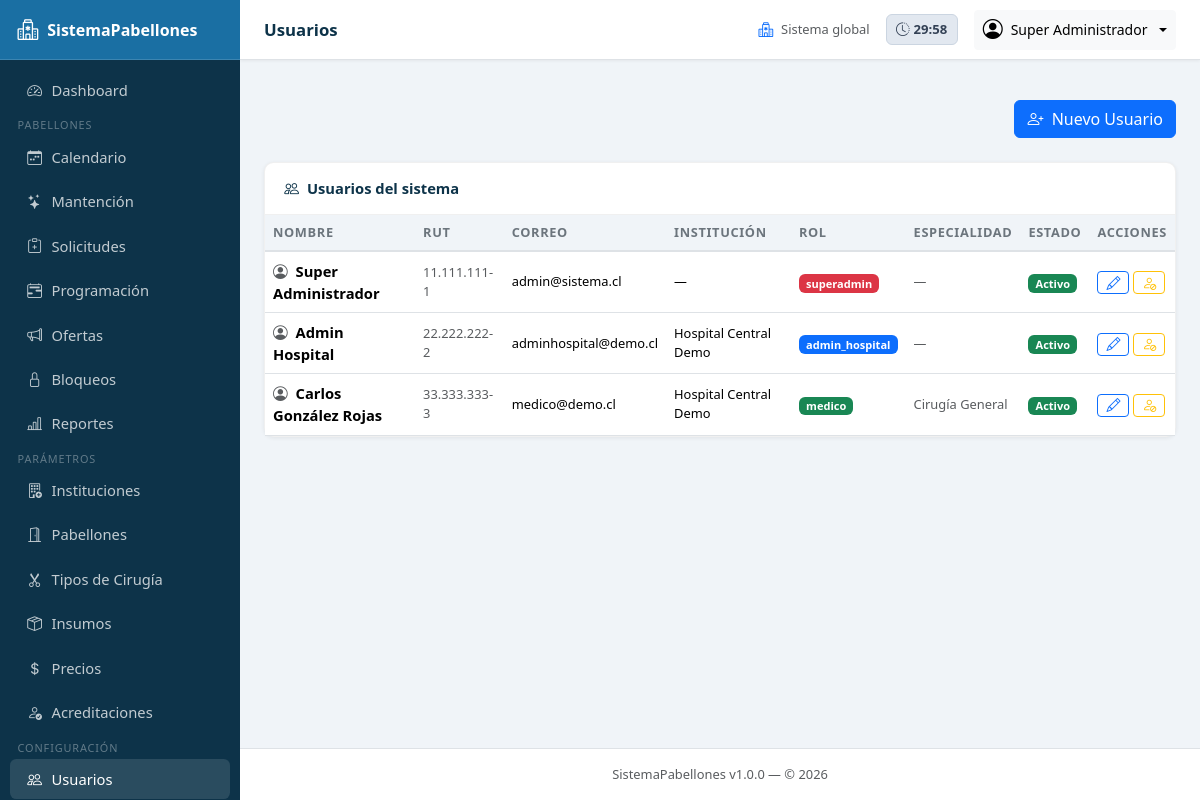
Screenshot of /modules/mantenedores/usuarios.php (signed in) with the database file from the repository.
### tables this page shows
CREATE TABLE `usuarios` (
  `id`               INT UNSIGNED NOT NULL AUTO_INCREMENT,
  `id_institucion`   INT UNSIGNED DEFAULT NULL COMMENT 'NULL solo para superadmin',
  `id_rol`           TINYINT UNSIGNED NOT NULL,
  `rut`              VARCHAR(12) NOT NULL,
  `nombres`          VARCHAR(100) NOT NULL,
  `apellidos`        VARCHAR(100) NOT NULL,
  `email`            VARCHAR(120) NOT NULL,
  `password_hash`    VARCHAR(255) NOT NULL,
  `especialidad`     VARCHAR(120) DEFAULT NULL COMMENT 'Solo para médicos',
  `telefono`         VARCHAR(20) DEFAULT NULL,
  `activo`           TINYINT(1) NOT NULL DEFAULT 1,
  `token_recupera`   VARCHAR(100) DEFAULT NULL,
  `token_expira`     DATETIME DEFAULT NULL,
  `ultimo_acceso`    DATETIME DEFAULT NULL,
  `created_at`       TIMESTAMP NOT NULL DEFAULT CURRENT_TIMESTAMP,
  `updated_at`       TIMESTAMP NOT NULL DEFAULT CURRENT_TIMESTAMP ON UPDATE CURRENT_TIMESTAMP,
  PRIMARY KEY (`id`),
  UNIQUE KEY `uq_usuario_rut` (`rut`),
  UNIQUE KEY `uq_usuario_email` (`email`),
  KEY `fk_usuario_institucion` (`id_institucion`),
  KEY `fk_usuario_rol` (`id_rol`),
  CONSTRAINT `fk_usuario_institucion` FOREIGN KEY (`id_institucion`) REFERENCES `instituciones` (`id`) ON UPDATE CASCADE,
  CONSTRAINT `fk_usuario_rol`         FOREIGN KEY (`id_rol`)         REFERENCES `roles` (`id`)
);

CREATE TABLE `roles` (
  `id`          TINYINT UNSIGNED NOT NULL AUTO_INCREMENT,
  `nombre`      VARCHAR(60) NOT NULL,
  `descripcion` VARCHAR(200) DEFAULT NULL,
  PRIMARY KEY (`id`),
  UNIQUE KEY `uq_rol_nombre` (`nombre`)
);

CREATE TABLE `instituciones` (
  `id`           INT UNSIGNED NOT NULL AUTO_INCREMENT,
  `nombre`       VARCHAR(150) NOT NULL,
  `tipo`         ENUM('hospital','clinica') NOT NULL DEFAULT 'hospital',
  `rut`          VARCHAR(20) NOT NULL,
  `direccion`    VARCHAR(200) DEFAULT NULL,
  `ciudad`       VARCHAR(100) DEFAULT NULL,
  `region`       VARCHAR(100) DEFAULT NULL,
  `telefono`     VARCHAR(20) DEFAULT NULL,
  `email`        VARCHAR(120) DEFAULT NULL,
  `logo`         VARCHAR(255) DEFAULT NULL,
  `activo`       TINYINT(1) NOT NULL DEFAULT 1,
  `created_at`   TIMESTAMP NOT NULL DEFAULT CURRENT_TIMESTAMP,
  `updated_at`   TIMESTAMP NOT NULL DEFAULT CURRENT_TIMESTAMP ON UPDATE CURRENT_TIMESTAMP,
  PRIMARY KEY (`id`),
  UNIQUE KEY `uq_institucion_rut` (`rut`)
);

### includes/helpers.php (called while the page is built, shortened)
<?php
function usuario_logueado(): bool
{
    return isset($_SESSION['usuario_id']) && !empty($_SESSION['usuario_id']);
}
function usuario_actual(): ?array
{
    return $_SESSION['usuario'] ?? null;
}
function usuario_rol(): int
{
    return (int)($_SESSION['usuario']['id_rol'] ?? 0);
}
function es_superadmin(): bool   { return usuario_rol() === ROL_SUPERADMIN; }
function es_admin(): bool        { return usuario_rol() === ROL_ADMIN_HOSPITAL; }
function es_medico(): bool       { return usuario_rol() === ROL_MEDICO; }
function es_mantencion(): bool
{
    return usuario_rol() === ROL_MANTENCION;
}
function sanitizar(string $valor): string
{
    return htmlspecialchars(trim($valor), ENT_QUOTES, 'UTF-8');
}

### config/database.php (called while the page is built, shortened)
<?php
class Database
{
    private static ?PDO $instance = null;
    public static function getInstance(): PDO
    {
        if (self::$instance === null) {
            $dsn = sprintf(
                'mysql:host=%s;port=%d;dbname=%s;charset=%s',
                DB_HOST, DB_PORT, DB_NAME, DB_CHARSET
            );
            $options = [
                PDO::ATTR_ERRMODE            => PDO::ERRMODE_EXCEPTION,
                PDO::ATTR_DEFAULT_FETCH_MODE => PDO::FETCH_ASSOC,
                PDO::ATTR_EMULATE_PREPARES   => false,
            ];
            try {
                self::$instance = new PDO($dsn, DB_USER, DB_PASS, $options);
            } catch (PDOException $e) {
                if (AMBIENTE === 'desarrollo') {
                    die('Error de conexión BD: ' . $e->getMessage());
                }
                die('Error de conexión. Contacte al administrador.');
            }
        }
        return self::$instance;
    }
    public static function query(string $sql, array $params = []): PDOStatement
    {
        $stmt = self::getInstance()->prepare($sql);
        $stmt->execute($params);
        return $stmt;
    }
    public static function fetchAll(string $sql, array $params = []): array
    {
        return self::query($sql, $params)->fetchAll();
    }
}

### modules/mantenedores/usuarios.php (the view, shortened to what this page needs)
<?php
require_once __DIR__ . '/../../includes/layout.php';
$id_inst   = usuario_institucion();
$es_super  = es_superadmin();
$where = $es_super ? '' : 'WHERE u.id_institucion = ' . (int)$id_inst;
$lista = Database::fetchAll(
    "SELECT u.*, r.nombre AS rol_nombre, i.nombre AS inst_nombre
     FROM usuarios u
     JOIN roles r ON r.id = u.id_rol
     LEFT JOIN instituciones i ON i.id = u.id_institucion
     $where
     ORDER BY r.id, u.apellidos"
);
layout_header('Usuarios');
?>
<div class="d-flex justify-content-between align-items-center mb-4">
    <button class="btn btn-primary" onclick="abrirModal()">
        <i class="bi bi-person-plus me-1"></i> Nuevo Usuario
    </button>
</div>
<div class="pab-card">
    <div class="card-header"><i class="bi bi-people"></i> Usuarios del sistema</div>
    <div class="table-responsive">
        <table class="table table-pab table-hover align-middle mb-0">
            <thead><tr>
                <th>Nombre</th><th>RUT</th><th>Correo</th>
                <?php if ($es_super): ?><th>Institución</th><?php endif; ?>
                <th>Rol</th><th>Especialidad</th><th>Estado</th><th>Acciones</th>
            </tr></thead>
            <tbody>
            <?php foreach ($lista as $r): ?>
            <tr>
                <td class="fw-semibold">
                    <i class="bi bi-person-circle text-muted me-1"></i>
                    <?= sanitizar($r['nombres'].' '.$r['apellidos']) ?>
                </td>
                <td class="text-muted small"><?= sanitizar($r['rut']) ?></td>
                <td class="small"><?= sanitizar($r['email']) ?></td>
                <?php if ($es_super): ?>
                <td class="small"><?= sanitizar($r['inst_nombre'] ?? '—') ?></td>
                <?php endif; ?>
                <td>
                    <?php
                    $badge = match($r['id_rol']) {
                        1 => 'danger', 2 => 'primary', 3 => 'success', default => 'secondary'
                    };
                    ?>
                    <span class="badge bg-<?= $badge ?>"><?= sanitizar($r['rol_nombre']) ?></span>
                </td>
                <td class="small text-muted"><?= sanitizar($r['especialidad'] ?? '—') ?></td>
                <td>
                    <span class="badge bg-<?= $r['activo'] ? 'success' : 'secondary' ?>">
                        <?= $r['activo'] ? 'Activo' : 'Inactivo' ?>
                    </span>
                </td>
                <td>
                    <button title="Editar" class="btn btn-sm btn-outline-primary py-0"
                            onclick="abrirModal(<?= htmlspecialchars(json_encode($r),ENT_QUOTES) ?>)">
                        <i class="bi bi-pencil"></i>
                    </button>
                    <form method="POST" class="d-inline">
                        <button type="submit" title="<?= $r['activo'] ? 'Desactivar' : 'Activar' ?>" class="btn btn-sm btn-outline-<?= $r['activo']?'warning':'success' ?> py-0"
                                onclick="return confirm('¿Cambiar estado del usuario?')">
                            <i class="bi bi-<?= $r['activo']?'person-slash':'person-check' ?>"></i>
                        </button>
                    </form>
                </td>
            </tr>
            <?php endforeach; ?>
            </tbody>
        </table>
    </div>
</div>
<?php layout_footer(); ?>

### includes/layout.php (shortened to what this page needs)
<?php
function layout_header(string $titulo_pagina, string $icon = 'bi-house'): void
{
    $usuario  = usuario_actual();
    $nombre   = $usuario ? sanitizar($usuario['nombres'] . ' ' . $usuario['apellidos']) : '';
    $inst_logo     = '';
    $inst_nombre   = $usuario['institucion_nombre'] ?? 'Sistema global';
    ?>
<!DOCTYPE html>
<html lang="es">
<head>
    <link rel="stylesheet" href="https://cdn.jsdelivr.net/npm/bootstrap@5.3.3/dist/css/bootstrap.min.css">
    <link rel="stylesheet" href="https://cdn.jsdelivr.net/npm/bootstrap-icons@1.11.3/font/bootstrap-icons.min.css">
    <link rel="stylesheet" href="https://cdn.jsdelivr.net/npm/fullcalendar@6.1.11/index.global.min.css">
    <link rel="stylesheet" href="<?= APP_URL ?>/assets/css/app.css">
</head>
<body>
<nav id="sidebar">
    <div class="brand" style="<?= $inst_logo ? 'padding:8px 12px;background:#fff;justify-content:center' : '' ?>">
        <?php if ($inst_logo): ?>
            <img src="<?= $inst_logo ?>" alt="<?= sanitizar($inst_nombre) ?>"
                 style="max-height:44px;max-width:180px;object-fit:contain"
                 title="<?= sanitizar($inst_nombre) ?>">
        <?php else: ?>
            <i class="bi bi-hospital"></i>
            <span><?= sanitizar($inst_nombre !== 'Sistema global' ? $inst_nombre : APP_NAME) ?></span>
        <?php endif; ?>
    </div>
    <ul class="nav flex-column mt-2">
        <li class="nav-item">
            <a href="<?= APP_URL ?>/dashboard.php"
               class="nav-link <?= basename($_SERVER['PHP_SELF']) === 'dashboard.php' ? 'active' : '' ?>">
                <i class="bi bi-speedometer2"></i> Dashboard
            </a>
        </li>
        <?php
        function nav_activo(string $fragmento): string {
            return strpos($_SERVER['PHP_SELF'], $fragmento) !== false ? 'active' : '';
        }
        $base = APP_URL;
        ?>
        <li><span class="nav-section">Pabellones</span></li>
        <li class="nav-item">
            <a href="<?= $base ?>/modules/calendario/index.php"
               class="nav-link <?= nav_activo('calendario') ?>">
                <i class="bi bi-calendar-week"></i> Calendario
            </a>
        </li>
        <?php if (es_mantencion() || es_admin() || es_superadmin()): ?>
        <li class="nav-item">
            <a href="<?= $base ?>/modules/mantencion/index.php"
               class="nav-link <?= nav_activo('mantencion') ?>">
                <i class="bi bi-stars"></i> Mantención
            </a>
        </li>
        <?php endif; ?>
        <li class="nav-item">
            <a href="<?= $base ?>/modules/solicitudes/index.php"
               class="nav-link <?= nav_activo('solicitudes') ?>">
                <i class="bi bi-clipboard-plus"></i>
                <?= es_medico() ? 'Mis Solicitudes' : 'Solicitudes' ?>
            </a>
        </li>
        <?php if (es_admin() || es_superadmin()): ?>
        <li class="nav-item">
            <a href="<?= $base ?>/modules/programacion/index.php"
               class="nav-link <?= nav_activo('programacion') ?>">
                <i class="bi bi-calendar2-range"></i> Programación
            </a>
        </li>
        <li class="nav-item">
            <a href="<?= $base ?>/modules/ofertas/index.php"
               class="nav-link <?= nav_activo('ofertas') ?>">
                <i class="bi bi-megaphone"></i> Ofertas
            </a>
        </li>
        <li class="nav-item">
            <a href="<?= $base ?>/modules/solicitudes/bloqueos.php"
               class="nav-link <?= nav_activo('bloqueos') ?>">
                <i class="bi bi-lock"></i> Bloqueos
            </a>
        </li>
        <li class="nav-item">
            <a href="<?= $base ?>/modules/reportes/index.php"
               class="nav-link <?= nav_activo('reportes') ?>">
                <i class="bi bi-bar-chart-line"></i> Reportes
            </a>
        </li>
        <?php endif; ?>
        <?php if (es_superadmin() || es_admin()): ?>
        <li><span class="nav-section">Parámetros</span></li>
        <?php if (es_superadmin()): ?>
        <li class="nav-item">
            <a href="<?= $base ?>/modules/mantenedores/instituciones.php"
               class="nav-link <?= nav_activo('instituciones') ?>">
                <i class="bi bi-building-add"></i> Instituciones
            </a>
        </li>
        <?php endif; ?>
        <li class="nav-item">
            <a href="<?= $base ?>/modules/mantenedores/pabellones.php"
               class="nav-link <?= nav_activo('/pabellones.php') ?>
                      <?= (es_admin() && !$n_pab) ? 'text-warning' : '' ?>">
                <i class="bi bi-door-open"></i> Pabellones
            </a>
        </li>
        <li class="nav-item">
            <a href="<?= $base ?>/modules/mantenedores/tipos_cirugia.php"
               class="nav-link <?= nav_activo('tipos_cirugia') ?>
                      <?= (es_admin() && !$n_tc) ? 'text-warning' : '' ?>">
                <i class="bi bi-scissors"></i> Tipos de Cirugía
            </a>
        </li>
        <li class="nav-item">
            <a href="<?= $base ?>/modules/mantenedores/insumos.php"
               class="nav-link <?= nav_activo('insumos') ?>
                      <?= (es_admin() && !$n_ins) ? 'text-warning' : '' ?>">
                <i class="bi bi-box-seam"></i> Insumos
            </a>
        </li>
        <li class="nav-item">
            <a href="<?= $base ?>/modules/mantenedores/precios.php"
               class="nav-link <?= nav_activo('precios') ?>
                      <?= (es_admin() && !$n_pr) ? 'text-warning' : '' ?>">
                <i class="bi bi-currency-dollar"></i> Precios
            </a>
        </li>
        <li class="nav-item">
            <a href="<?= $base ?>/modules/mantenedores/acreditaciones.php"
               class="nav-link <?= nav_activo('acreditaciones') ?>
                      <?= (es_admin() && !$n_ac) ? 'text-warning' : '' ?>">
                <i class="bi bi-person-check"></i> Acreditaciones
            </a>
        </li>
        <li><span class="nav-section">Configuración</span></li>
        <li class="nav-item">
            <a href="<?= $base ?>/modules/mantenedores/usuarios.php"
               class="nav-link <?= nav_activo('usuarios') ?>">
                <i class="bi bi-people"></i> Usuarios
            </a>
        </li>
        <?php endif;  ?>
    </ul>
</nav>
<div id="main-content">
    <header id="topbar">
        <span class="page-title"><?= sanitizar($titulo_pagina) ?></span>
        <div class="d-flex align-items-center gap-3 ms-auto">
            <span class="d-none d-md-flex align-items-center gap-2">
                <?php if ($inst_logo): ?>
                    <img src="<?= $inst_logo ?>" alt="<?= sanitizar($inst_nombre) ?>"
                         style="max-height:28px;max-width:120px;object-fit:contain"
                         title="<?= sanitizar($inst_nombre) ?>">
                <?php else: ?>
                    <i class="bi bi-hospital text-primary"></i>
                    <span class="text-muted small"><?= sanitizar($inst_nombre) ?></span>
                <?php endif; ?>
            </span>
            <div id="session-timer"
                 class="d-md-flex align-items-center gap-1 px-2 py-1 rounded-2"
                 style="background:#e2e8f0;font-size:.82rem;font-weight:700;color:#334155;min-width:72px;justify-content:center;border:1px solid #cbd5e1"
                 title="Tiempo de sesión restante">
                <i class="bi bi-clock-history" style="font-size:.85rem"></i>
                <span id="timer-display"><?= es_medico() ? '10:00' : '30:00' ?></span>
            </div>
            <div class="dropdown">
                <button class="btn btn-sm btn-light dropdown-toggle d-flex align-items-center gap-2"
                        data-bs-toggle="dropdown">
                    <i class="bi bi-person-circle fs-5"></i>
                    <span class="d-none d-md-inline"><?= $nombre ?></span>
                </button>
            </div>
        </div>
    </header>
    <div class="px-4 pt-3">
    </div>
    <main class="p-4 flex-grow-1">
    <?php
}
function layout_footer(): void
{
    ?>
    </main>
    <footer class="text-center py-3 text-muted small border-top bg-white">
        <?= APP_NAME ?> v<?= APP_VERSION ?> &mdash; &copy; <?= date('Y') ?>
    </footer>
</div>
</body>
</html>
    <?php
}

### rows the page displays
usuarios: nombre "Super Administrador", sanitizar($r['nombres'].' '.$r['apellidos']) "Super Administrador", rut "11.111.111-1", email "admin@sistema.cl", inst_nombre "—", id_rol.nombre "superadmin", especialidad "—", activo "Activo"
usuarios: sanitizar($r['nombres'].' '.$r['apellidos']) "Admin Hospital", rut "22.222.222-2", email "adminhospital@demo.cl", id_institucion.nombre "Hospital Central Demo", id_rol.nombre "admin_hospital", especialidad "—", activo "Activo"
usuarios: sanitizar($r['nombres'].' '.$r['apellidos']) "Carlos González Rojas", rut "33.333.333-3", email "medico@demo.cl", id_institucion.nombre "Hospital Central Demo", id_rol.nombre "medico", especialidad "Cirugía General", activo "Activo"

### other values shown
sanitizar($inst_nombre !== 'Sistema global' ? $inst_nombre : APP_NAME) "SistemaPabellones"
sanitizar($titulo_pagina) "Usuarios"
sanitizar($inst_nombre) "Sistema global"
APP_NAME "SistemaPabellones"
APP_VERSION "1.0.0"
